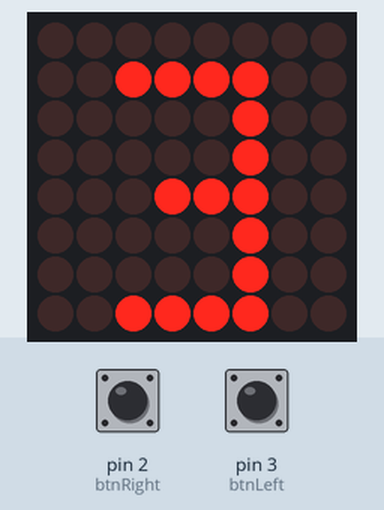
Bench run of a sketch on a simulated Arduino Uno, built with avr-gcc and run on an emulated ATmega328P. On the bench: 8×8 LED matrix. The test bench sets the inputs (shaded band); at power-on: pin 2 (btnRight) HIGH, pin 3 (btnLeft) HIGH. Random numbers use the default seed unless the sketch sets one; EEPROM starts erased.

Above: at 5.1 s.
At 10.2 s:
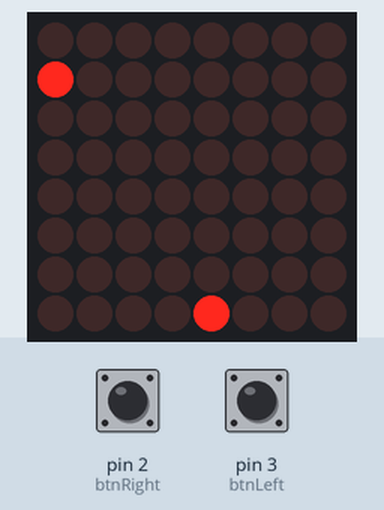
10.3 s: pin 2 (btnRight) pulled LOW for 0.15 s
At 11.3 s:
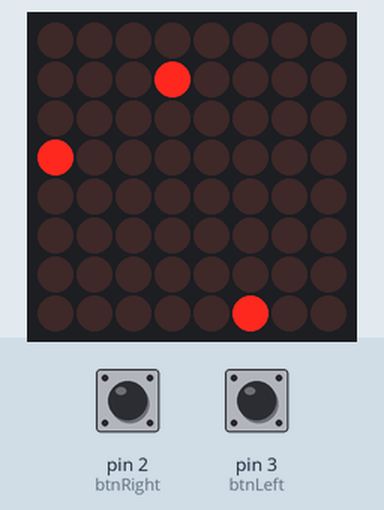
13.4 s: pin 3 (btnLeft) pulled LOW for 0.15 s
At 14.3 s:
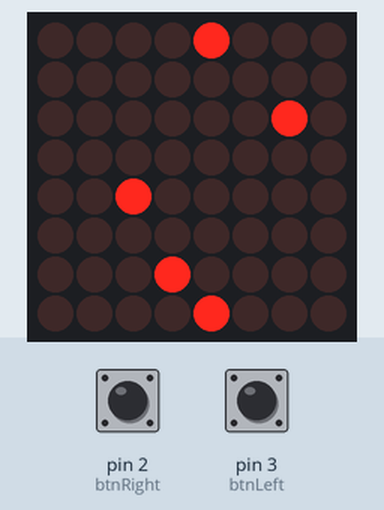
Timing chart, 0 to 16.4 s (numbered marks = the images above; inputs shaded):
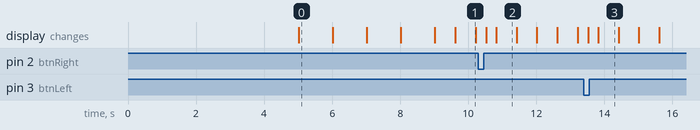

The sketch:

lab_3.ino
```cpp
#include <LedControl.h>
#include <EEPROM.h>

#define EEPROM_MAGIC_ADDR 0
#define EEPROM_NUM_ADDR 1
#define MAGIC_VALUE 42

int DIN = 12;
int CS = 11;
int CLK = 10;
LedControl lc(DIN, CLK, CS, 1);

int btnRight = 2;
int btnLeft = 3;

int player = 4;

volatile unsigned long lastBtnInterruptTime = 0;
volatile bool btnRightPressed = false;
volatile bool btnLeftPressed = false;


int columns[] = {0,0,0,0,0,0,0,0};

volatile bool dropAppleFlag = false;
int appleSpawnCounter = 0;
int score = 0;
int lives = 3;
bool gameOverFlag = false;
int bestScore = 0;

byte digits[10][8]{
  {B00000000,B00000000,B00000000,B01110000,B01010000,B01010000,B01010000,B01110000},
  {B00000000,B00000000,B00000000,B00010000,B00110000,B01010000,B00010000,B00010000},
  {B00000000,B00000000,B00000000,B01110000,B00010000,B01110000,B01000000,B01110000},
  {B00000000,B00000000,B00000000,B01110000,B00010000,B00110000,B00010000,B01110000},
  {B00000000,B00000000,B00000000,B01010000,B01010000,B01110000,B00010000,B00010000},
  {B00000000,B00000000,B00000000,B01110000,B01000000,B01110000,B00010000,B01110000},
  {B00000000,B00000000,B00000000,B01110000,B01000000,B01110000,B01010000,B01110000},
  {B00000000,B00000000,B00000000,B01110000,B00010000,B00010000,B00010000,B00010000},
  {B00000000,B00000000,B00000000,B01110000,B01010000,B01110000,B01010000,B01110000},
  {B00000000,B00000000,B00000000,B01110000,B01010000,B01110000,B00010000,B01110000}
};

void setup() {

  pinMode(btnRight, INPUT_PULLUP);
  pinMode(btnLeft, INPUT_PULLUP);
  attachInterrupt(digitalPinToInterrupt(btnRight), moveRight, FALLING);
  attachInterrupt(digitalPinToInterrupt(btnLeft), moveLeft, FALLING);

  lc.shutdown(0,false);
  lc.setIntensity(0,8);
  lc.clearDisplay(0);
  lc.setLed(0, 7, player, true);
  randomSeed(analogRead(0));

  byte magic = EEPROM.read(EEPROM_MAGIC_ADDR);
  if(magic == MAGIC_VALUE){
    bestScore = EEPROM.read(EEPROM_NUM_ADDR);
  } else{
    bestScore = 0;
    EEPROM.write(EEPROM_MAGIC_ADDR, MAGIC_VALUE);
    EEPROM.write(EEPROM_NUM_ADDR, bestScore);
  }

  // --- Timer1 setup ---
  noInterrupts();
  TCCR1A = 0;
  TCCR1B = 0;
  TCNT1  = 0;
  OCR1A = 37500;
  TCCR1B |= (1 << WGM12);
  TCCR1B |= (1 << CS12);
  TIMSK1 |= (1 << OCIE1A);
  interrupts();

  startScreen();
}

void loop() {

  if(gameOverFlag){
    drawScore(score);
    return;
  }

  lc.clearDisplay(0);
  lc.setLed(0, 7, player, true);

  if(dropAppleFlag){
    moveObstaclesDown();

    if(appleSpawnCounter % 2 == 0){
      int r;
      do{
        r = random(0,8);
      } while(columns[r] != 0);
      columns[r] = 1;
    }

    appleSpawnCounter++;
    dropAppleFlag = false;
  }
  drawObstacle();

  if(btnRightPressed){
    if(player != 7){
      player++;
    }
    else{
      player = 0;
    }
    lc.clearDisplay(0);
    btnRightPressed = false;
  }

  if(btnLeftPressed){
    if(player != 0){
      player--;
    }
    else{
      player = 7;
    }
    lc.clearDisplay(0);
    btnLeftPressed = false;
  }

  if(columns[player] == 8){
    score++;
    columns[player] = 0;
  }

  for(int i = 0; i < 8; i++){
    if(columns[i] == 8 && player != i){
      lives--;
      columns[i]=0;
    }
  }

  if(lives <= 0){
    gameOverFlag = true;

    if(score > bestScore){
      bestScore = score;
      EEPROM.write(EEPROM_NUM_ADDR, bestScore);
    }
  }
}

// External interrupt
void moveRight(){
  unsigned long t = millis();
  if(t - lastBtnInterruptTime > 150){  // debounce
    btnRightPressed = true;
  }
  lastBtnInterruptTime = t;
}

// External interrupt
void moveLeft(){
  unsigned long t = millis();
  if (t - lastBtnInterruptTime > 150){  // debounce
    btnLeftPressed = true;
  }
  lastBtnInterruptTime = t;
}

void moveObstaclesDown(){
  for(int i = 0; i < 8; i++){
    if(columns[i] > 0){
      columns[i]++;
    }
    if(columns[i] > 8){
      columns[i] = 0;
    }
  }
}

void drawObstacle(){
  for(int i = 0; i < 8; i++){
    if(columns[i] > 0){
      lc.setLed(0, columns[i]-1, i, true);
    }
  }
}

void drawScore(int num){
  lc.clearDisplay(0);

  if(num >= 100){
    lc.setRow(0, 3, B11111111);
  }
  else{
    int tens = num / 10;
    int ones = num % 10;

    // draw tens digit
    for(int row = 0; row < 8; row++) {
      byte rowData = digits[tens][row];

      for(int col = 0; col < 4; col++) {
        bool bit = rowData & (1 << (7-col));
        lc.setLed(0, row, col, bit);
      }
    }

    // draw ones digit
    for(int row = 0; row < 8; row++){
      byte rowData = digits[ones][row] >> 4;

      for(int col = 0; col < 4; col++){
        bool bit = rowData & (1 << (3-col));
        lc.setLed(0, row, col+4, bit);
      }
    }
  }
}

void startScreen(){
  byte digit3[8]{B00000000,B00111100,B00000100,B00000100,B00011100,B00000100,B00000100,B00111100};
  byte digit2[8]{B00000000,B00111100,B00000100,B00000100,B00111100,B00100000,B00100000,B00111100};
  byte digit1[8]{B00000000,B00001000,B00011000,B00101000,B00001000,B00001000,B00001000,B00001000};
  byte digitGo[8]{B00000000,B00000000,B11100111,B10000101,B10110101,B10010101,B11110111,B00000000};

  drawScore(bestScore);
  delay(5000);
  drawDigit(digit3);
  delay(1000);
  drawDigit(digit2);
  delay(1000);
  drawDigit(digit1);
  delay(1000);
  drawDigit(digitGo);
  delay(1000);
}

void drawDigit(byte digit[8]){
  for(int row = 0; row < 8; row++){
    lc.setRow(0, row, digit[row]);
  }
}

// Timer interrupt
ISR(TIMER1_COMPA_vect){
  dropAppleFlag = true;
}
```

Measured:
- what the display in image 0 shows lasts 1.0 s, from 5.0 s to 6.0 s
- what the display in image 1 shows lasts 0.6 s, from 9.6 s to 10.2 s
